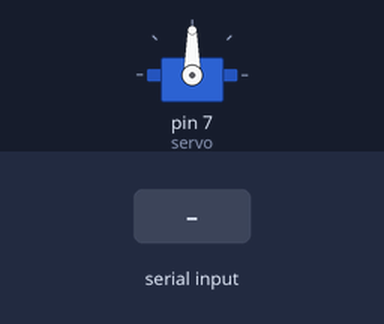
A sketch run on a simulated Arduino Uno, built with avr-gcc and run on an emulated ATmega328P. Shown: servo. The test bench sets the inputs (shaded band). What the sketch prints to the serial monitor is not drawn.

Above: at 1.2 s.
1.3 s: "<90,45,200>" received over the second serial link
At 2.6 s:
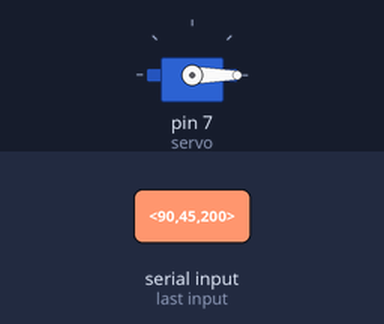
4.3 s: "<30,150,10>" received over the second serial link
At 7.2 s:
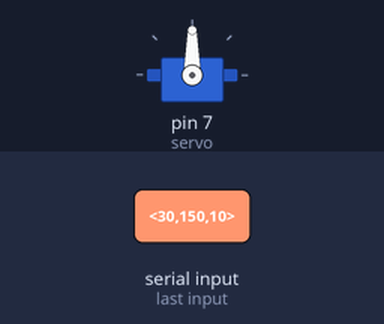
7.3 s: "<30,150>" received over the second serial link
At 9.6 s:
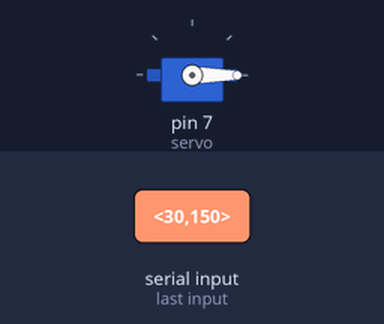
Timing chart, 0 to 11.7 s (numbered marks = the images above; inputs shaded):
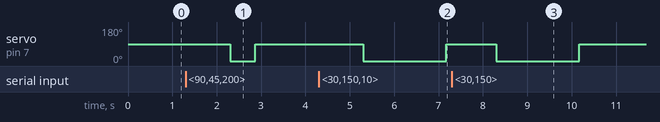

The sketch:

fypapp_arduino_sketch_may24a.ino
```cpp
#include <Servo.h>
#include <Stepper.h>
#include <SoftwareSerial.h>

SoftwareSerial BTModule(2,3); // RX | TX
Servo servo;

//receive array and parse
const byte numChars = 32;
char receivedChars[numChars];
char tempChars[numChars]; //temporary array for use when parsing
boolean newData = false;

int elevateAngle = 0;
int azimuthAngle;
int finalAzimuth;
int trackStepper = 0;

int turn_time; //to control 360 servo

//stepper section:
const int stepsPerRevolution = 2038;
Stepper myStepper = Stepper(stepsPerRevolution, 8, 10, 9, 11);


void setup() {
  Serial.begin(9600);
  BTModule.begin(9600);
  Serial.println("Ready to connect");

  //servo stuff
  servo.attach(7);
  servo.write(90); //inititally, servo stopped
}


void loop() {
  recvWithStartEndMarkers();
  if (newData == true) {
    strcpy(tempChars, receivedChars);
      //this temp copy is necessary to protect the original data
      //because strtok() used in parseData() replaces commas with \0
    parseData();

    //stepper stuff
    finalAzimuth = azimuthAngle / 360 * 2038;
    myStepper.setSpeed(400);
    myStepper.step(trackStepper);
    myStepper.step(finalAzimuth);
    trackStepper = -finalAzimuth;
    delay(1000);

    //servo stuff
    turn_time = elevateAngle / 0.08;
    if(turn_time > 0) {
      servo.write(0);
      delay(turn_time);
      servo.write(90);
    }
    else {
      servo.write(180);
      turn_time = -turn_time;
      delay(turn_time);
      servo.write(90);
    }


    newData = false;
  }
}

void recvWithStartEndMarkers() {
  static boolean recvInProgress = false;
  static byte ndx = 0;
  char startMarker = '<';
  char endMarker = '>';
  char rc;

  while (BTModule.available() > 0 && newData == false) {
    rc = BTModule.read();

    if (recvInProgress == true) {
      if (rc != endMarker) {
        receivedChars[ndx] = rc;
        ndx++;
        if (ndx >= numChars) {
          ndx = numChars - 1;
        }
      }
      else {
        receivedChars[ndx] = '\0'; //terminate the string when endmarker
        recvInProgress = false;
        ndx = 0;
        newData = true;
      }
    }
    else if (rc == startMarker) {
      recvInProgress = true;
    }
  }
}

void parseData() {
  //split the data into its parts
  char * strtokIndx;  //this is used by strtok() as an index

  strtokIndx = strtok(tempChars,",");
  azimuthAngle = atoi(strtokIndx);

  strtokIndx = strtok(NULL,".");
  elevateAngle = atoi(strtokIndx);
}
```

Measured:
- after the input at 1.3 s, servo on pin 7 (servo): 90° → 0° after 1.0 s, → 90° 0.56 s later
- after the input at 4.3 s, servo on pin 7 (servo): 90° → 0° after 1.0 s, → 90° 1.9 s later
- after the input at 7.3 s, servo on pin 7 (servo): 90° → 0° after 1.0 s, → 90° 1.9 s later
